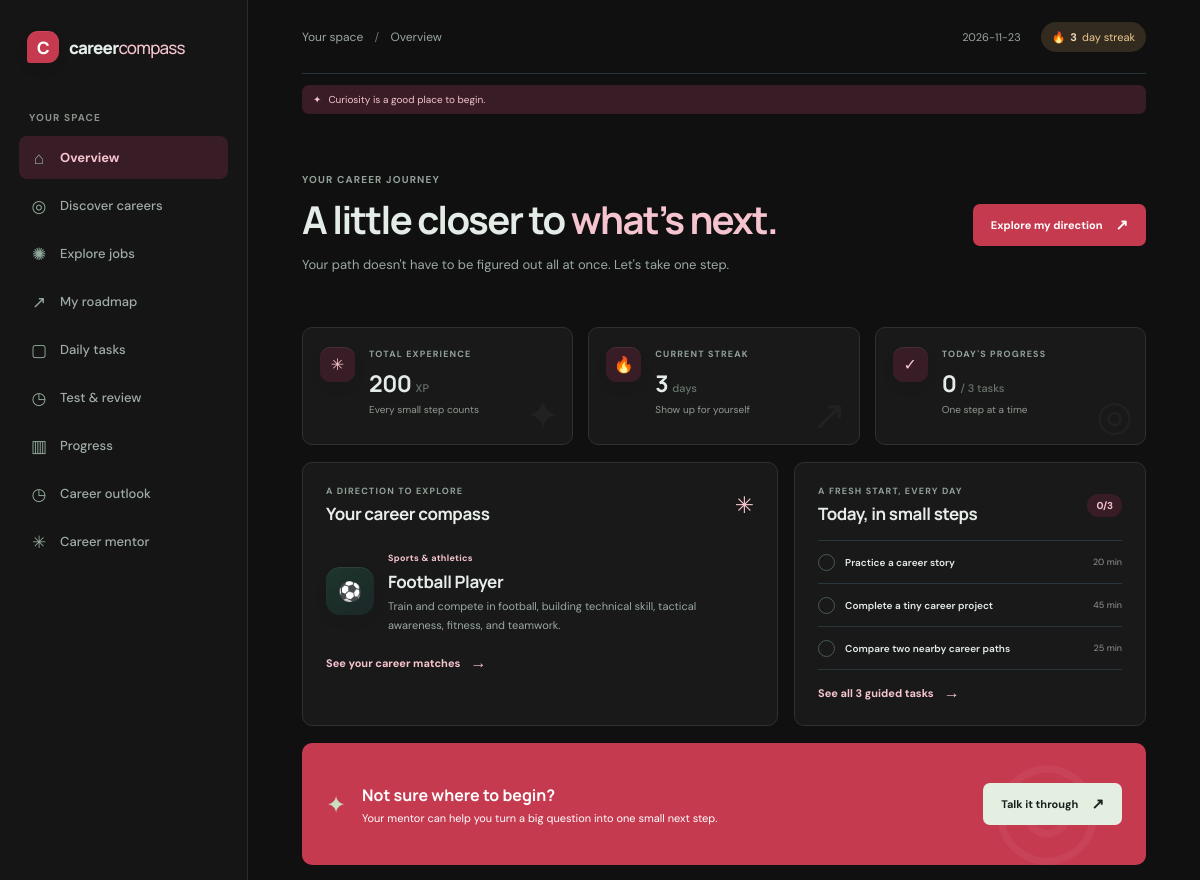
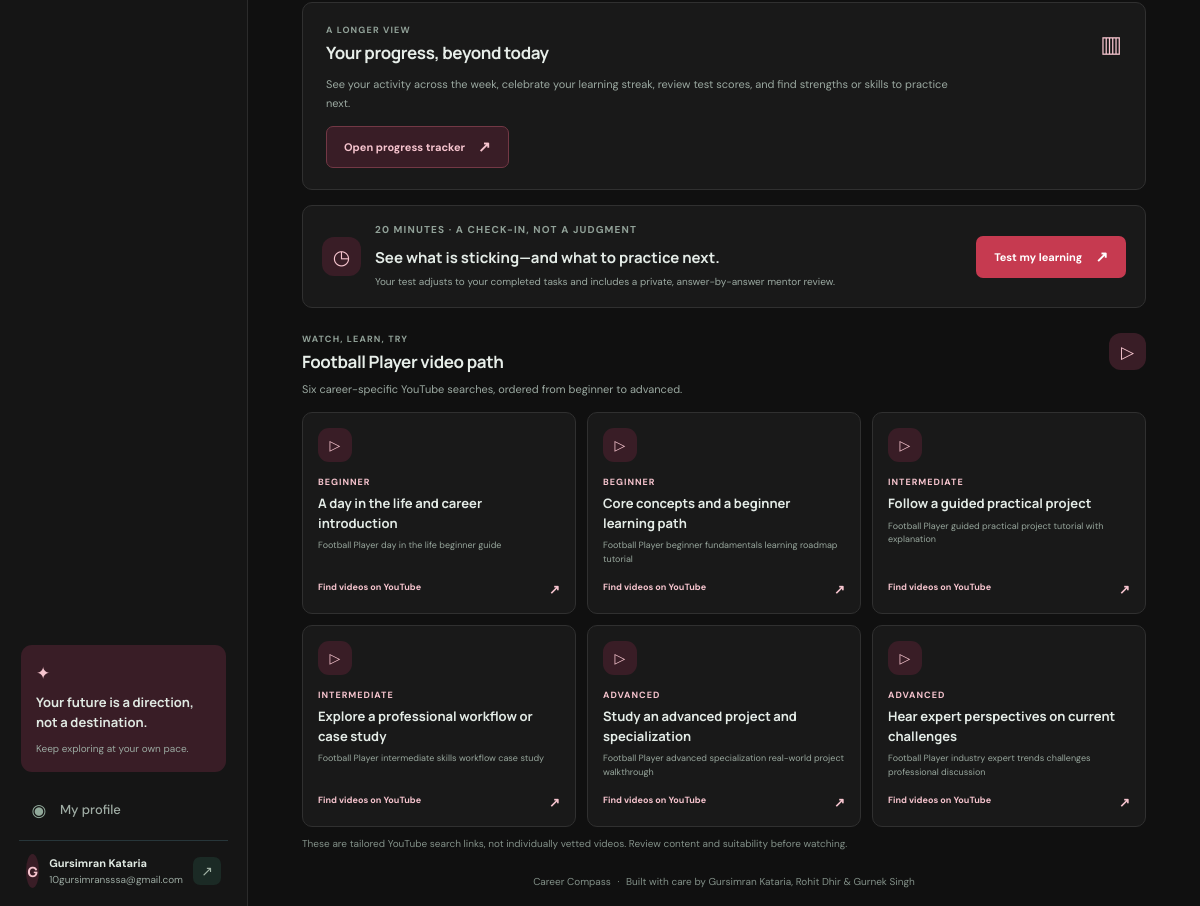
The page / (signed in) on the database its author committed (2 pictures, top to bottom).
### tables this page shows
CREATE TABLE users (
            id INTEGER PRIMARY KEY AUTOINCREMENT,
            display_name TEXT NOT NULL,
            email TEXT NOT NULL UNIQUE COLLATE NOCASE,
            password_hash TEXT NOT NULL,
            theme TEXT NOT NULL DEFAULT 'dark' CHECK (theme IN ('dark', 'light')),
            created_at TEXT NOT NULL
        , accent_color TEXT NOT NULL DEFAULT 'green', market_country TEXT NOT NULL DEFAULT 'IN');

CREATE TABLE user_progress (
            user_id INTEGER PRIMARY KEY REFERENCES users(id) ON DELETE CASCADE,
            xp INTEGER NOT NULL DEFAULT 0,
            streak INTEGER NOT NULL DEFAULT 0,
            last_active TEXT,
            selected_career TEXT
        );

### app.py (the view)
@app.get("/")
@login_required
def home():
    user_id = session["user_id"]
    progress = current_progress() or {}
    career = career_by_id(selected_career_id(progress))
    tasks = daily_task_plan(user_id, career)
    completions = get_db().execute(
        "SELECT COUNT(*) AS count FROM task_completions WHERE user_id = ? AND completed_on = ?",
        (user_id, date.today().isoformat()),
    ).fetchone()["count"]
    completed = {
        row["task_id"]
        for row in get_db()
        .execute(
            "SELECT task_id FROM task_completions WHERE user_id = ? AND completed_on = ?",
            (user_id, date.today().isoformat()),
        )
        .fetchall()
    }
    return render_template(
        "home.html",
        progress=progress,
        career=career,
        completions=completions,
        assessment=latest_assessment(user_id),
        tasks=tasks,
        completed=completed,
        videos=video_recommendations(career),
    )

### app.py (called while the page is built, shortened)
def get_db():
    if "db" not in g:
        if CLOUDFLARE_WORKER:
            from cloudflare_d1 import D1Database
            environment = request.environ.get("workers.env")
            if environment is None:
                raise RuntimeError("The Cloudflare Worker environment is unavailable.")
            g.db = D1Database(environment.DB)
        else:
            g.db = sqlite3.connect(DATABASE)
            g.db.row_factory = sqlite3.Row
            g.db.execute("PRAGMA foreign_keys = ON")
    return g.db

def login_required(view):
    @wraps(view)
    def wrapped(*args, **kwargs):
        if not session.get("user_id"):
            flash("Sign in to save and view your career progress.", "info")
            return redirect(url_for("login"))
        user = get_db().execute(
            "SELECT id FROM users WHERE id = ?", (session["user_id"],)
        ).fetchone()
        if user is None:
            session.clear()
            return redirect(url_for("login"))
        return view(*args, **kwargs)
    return wrapped

def current_user():
    user_id = session.get("user_id")
    if not user_id:
        return None
    return get_db().execute("SELECT * FROM users WHERE id = ?", (user_id,)).fetchone()

def current_progress():
    user_id = session.get("user_id")
    if not user_id:
        return None
    return get_db().execute(
        "SELECT * FROM user_progress WHERE user_id = ?", (user_id,)
    ).fetchone()

def selected_career_id(progress):
    if progress is None:
        return None
    try:
        return progress["selected_career"]
    except (TypeError, KeyError):
        return None

def daily_task_plan(user_id, career, plan_date=None):
    database = get_db()
    plan_date = plan_date or date.today()
    day_key = plan_date.isoformat()
    saved_plan = database.execute(
        "SELECT task_ids FROM daily_task_plans WHERE user_id = ? AND plan_date = ?",
        (user_id, day_key),
    ).fetchone()
    if saved_plan:
        task_ids = json.loads(saved_plan["task_ids"])
        available = {task["id"]: task for task in tasks_for_career(career)}
        if all(task_id in available for task_id in task_ids):
            return [available[task_id] for task_id in task_ids]

def csrf_token():
    if "csrf_token" not in session:
        session["csrf_token"] = secrets.token_urlsafe(32)
    return session["csrf_token"]

### templates/home.html (shortened to what this page needs)
{% extends "base.html" %}
{% block breadcrumb %}Overview{% endblock %}
{% block content %}
<section class="welcome-row">
  <div><p class="eyebrow">YOUR CAREER JOURNEY</p><h1>A little closer to <span>what’s next.</span></h1><p class="muted">Your path doesn't have to be figured out all at once. Let's take one step.</p></div>
  <a class="button button-dark" href="{{ url_for('assessment') }}">Explore my direction <span>↗</span></a>
</section>
<section class="stats-grid" aria-label="Your progress">
  <article class="stat-card"><span class="stat-icon mint">✳</span><div><span class="stat-label">TOTAL EXPERIENCE</span><strong class="stat-value">{{ progress.xp }} <small>XP</small></strong><span class="stat-foot">Every small step counts</span></div><span class="stat-decoration">✦</span></article>
  <article class="stat-card"><span class="stat-icon peach">🔥</span><div><span class="stat-label">CURRENT STREAK</span><strong class="stat-value">{{ progress.streak }} <small>days</small></strong><span class="stat-foot">Show up for yourself</span></div><span class="stat-decoration">↗</span></article>
  <article class="stat-card"><span class="stat-icon lavender">✓</span><div><span class="stat-label">TODAY'S PROGRESS</span><strong class="stat-value">{{ completions }} <small>/ {{ tasks|length }} tasks</small></strong><span class="stat-foot">One step at a time</span></div><span class="stat-decoration">◎</span></article>
</section>
<section class="dashboard-grid">
  <article class="panel direction-panel">
    <div class="panel-heading"><div><p class="eyebrow">A DIRECTION TO EXPLORE</p><h2>Your career compass</h2></div><span class="heading-mark">✳</span></div>
    {% if career %}
    <div class="career-feature"><div class="career-icon">{{ career.icon }}</div><div><span class="tag">{{ career.category }}</span><h3>{{ career.title }}</h3><p class="muted">{{ career.description }}</p></div></div>
    <a class="text-link" href="{{ url_for('results') }}">See your career matches <span>→</span></a>
    {% else %}
    <div class="empty-state"><span class="empty-icon">◎</span><h3>Your next chapter starts with curiosity.</h3><p class="muted">Answer a few questions and get career ideas grounded in what you enjoy.</p><a class="text-link" href="{{ url_for('assessment') }}">Take the assessment <span>→</span></a></div>
    {% endif %}
  </article>
  <article class="panel tasks-panel">
    <div class="panel-heading"><div><p class="eyebrow">A FRESH START, EVERY DAY</p><h2>Today, in small steps</h2></div><span class="task-count">{{ completions }}/{{ tasks|length }}</span></div>
    <div class="mini-task-list">
      {% for task in tasks[:3] %}
      <div class="mini-task"><span class="check-circle {% if task.id in completed %}is-done{% endif %}">{% if task.id in completed %}✓{% endif %}</span><span>{{ task.title }}</span><small>{{ task.duration }}</small></div>
      {% endfor %}
    </div>
    <a class="text-link" href="{{ url_for('tasks') }}">See all {{ tasks|length }} guided tasks <span>→</span></a>
  </article>
</section>
<section class="bottom-banner"><span class="banner-star">✦</span><div><h2>Not sure where to begin?</h2><p>Your mentor can help you turn a big question into one small next step.</p></div><a class="button button-light" href="{{ url_for('mentor') }}">Talk it through <span>↗</span></a><span class="banner-orbit">◎</span></section>
<section class="panel overview-progress">
  <div class="panel-heading"><div><p class="eyebrow">A LONGER VIEW</p><h2>Your progress, beyond today</h2></div><span class="heading-mark">▥</span></div>
  <p class="muted">See your activity across the week, celebrate your learning streak, review test scores, and find strengths or skills to practice next.</p>
  <a class="button button-outline" href="{{ url_for('progress_page') }}">Open progress tracker <span>↗</span></a>
</section>
<section class="panel home-test-invite"><div class="test-feature-icon">◷</div><div><p class="eyebrow">20 MINUTES · A CHECK-IN, NOT A JUDGMENT</p><h2>See what is sticking—and what to practice next.</h2><p class="muted">Your test adjusts to your completed tasks and includes a private, answer-by-answer mentor review.</p></div><a class="button button-dark" href="{{ url_for('learning_tests') }}">Test my learning <span>↗</span></a></section>
<section class="video-section">
  <div class="panel-heading"><div><p class="eyebrow">WATCH, LEARN, TRY</p><h2>{{ career.title if career else "Explore a career" }} video path</h2><p class="muted">Six career-specific YouTube searches, ordered from beginner to advanced.</p></div><span class="video-heading-icon">▷</span></div>
  <div class="video-grid">
    {% for video in videos %}
    <a class="panel video-card" href="{{ video.url }}" target="_blank" rel="noopener noreferrer">
      <span class="video-icon">▷</span><span class="video-level">{{ video.level }}</span>
      <h3>{{ video.title }}</h3><span class="video-query">{{ video.query }}</span>
      <span class="video-open">Find videos on YouTube <span>↗</span></span>
    </a>
    {% endfor %}
  </div>
  <p class="disclaimer">These are tailored YouTube search links, not individually vetted videos. Review content and suitability before watching.</p>
</section>
{% endblock %}

### templates/base.html (shortened to what this page needs)
<!doctype html>
<html lang="en">
<head>
  {% set user = current_user() %}
  {% set ui_theme = user.theme if user else browser_theme %}
  {% set ui_accent = user.accent_color if user and user.accent_color in accent_palettes else browser_accent_color %}
  {% set palette = accent_palettes[ui_accent] %}
  <link rel="stylesheet" href="{{ url_for('static', filename='style.css') }}">
</head>
<body class="theme-{{ ui_theme }} accent-{{ ui_accent }}" data-accent="{{ ui_accent }}" style="--accent: {{ palette.accent }}; --accent-deep: {{ palette.deep }}; --accent-soft: {{ palette.soft }}; --accent-glow: {{ palette.glow }}; --accent-on: {{ palette.on_accent }}; --accent-on-dark: {{ palette.on_accent_dark }};">
  <div class="app-shell">
    {% if user %}
    <aside class="sidebar">
      <a class="brand" href="{{ url_for('home') }}"><span class="brand-mark">C</span><span>career<span class="brand-light">compass</span></span></a>
      <p class="nav-label">YOUR SPACE</p>
      <nav class="main-nav" aria-label="Main navigation">
        <a class="nav-link {% if request.endpoint == 'home' %}active{% endif %}" href="{{ url_for('home') }}"><span class="nav-icon">⌂</span>Overview</a>
        <a class="nav-link {% if request.endpoint in ['assessment', 'results'] %}active{% endif %}" href="{{ url_for('assessment') }}"><span class="nav-icon">◎</span>Discover careers</a>
        <a class="nav-link {% if request.endpoint == 'careers' %}active{% endif %}" href="{{ url_for('careers') }}"><span class="nav-icon">✺</span>Explore jobs</a>
        <a class="nav-link {% if request.endpoint == 'roadmap' %}active{% endif %}" href="{{ url_for('roadmap') }}"><span class="nav-icon">↗</span>My roadmap</a>
        <a class="nav-link {% if request.endpoint == 'tasks' %}active{% endif %}" href="{{ url_for('tasks') }}"><span class="nav-icon">▢</span>Daily tasks</a>
        <a class="nav-link " href="{{ url_for('learning_tests') }}"><span class="nav-icon">◷</span>Test & review</a>
        <a class="nav-link {% if request.endpoint == 'progress_page' %}active{% endif %}" href="{{ url_for('progress_page') }}"><span class="nav-icon">▥</span>Progress</a>
        <a class="nav-link {% if request.endpoint == 'career_insights' %}active{% endif %}" href="{{ url_for('career_insights') }}"><span class="nav-icon">◷</span>Career outlook</a>
        <a class="nav-link {% if request.endpoint == 'mentor' %}active{% endif %}" href="{{ url_for('mentor') }}"><span class="nav-icon">✳</span>Career mentor</a>
      </nav>
      <div class="sidebar-bottom">
        <div class="sidebar-note"><span class="note-spark">✦</span><p>Your future is a direction, not a destination.</p><span class="note-caption">Keep exploring at your own pace.</span></div>
        <a class="nav-link {% if request.endpoint == 'profile' %}active{% endif %}" href="{{ url_for('profile') }}"><span class="nav-icon">◉</span>My profile</a>
        <div class="user-chip"><span class="avatar">{{ user.display_name[:1]|upper }}</span><span><strong>{{ user.display_name }}</strong><small>{{ user.email }}</small></span><form method="post" action="{{ url_for('logout') }}"><input type="hidden" name="csrf_token" value="{{ csrf_token() }}"><button class="signout-button" type="submit" aria-label="Sign out">↗</button></form></div>
      </div>
    </aside>
    {% endif %}
    <main class="main-content {% if not user %}auth-main{% endif %}">
      {% if user %}
      <header class="topbar"><span class="breadcrumb">Your space <span>/</span> {% block breadcrumb %}Overview{% endblock %}</span><div class="topbar-right"><span class="topbar-date">{{ today }}</span><a class="streak-pill" href="{{ url_for('profile') }}">🔥 <strong>{{ current_progress().streak }}</strong> day streak</a></div></header>
      <p class="motivation-quote"><span>✦</span> {{ motivation_quote }}</p>
      {% else %}
      <header class="auth-topbar"><a class="brand" href="{{ url_for('login') }}"><span class="brand-mark">C</span><span>career<span class="brand-light">compass</span></span></a><span>Find a direction that feels like yours.</span></header>
      {% endif %}
      {% block content %}{% endblock %}
      {% if user %}<footer class="footer">Career Compass <span>·</span> Built with care by Gursimran Kataria, Rohit Dhir &amp; Gurnek Singh</footer>{% else %}<footer class="footer">Career Compass <span>·</span> A project by Gursimran Kataria, Rohit Dhir &amp; Gurnek Singh</footer>{% endif %}
    </main>
  </div>
</body>
</html>

### rows shown on the page
users: display_name "G", display_name "Gursimran Kataria", email "10gursimransssa@gmail.com"
user_progress: streak "3", xp "200"

### other values the page prints
{{ motivation_quote }} "Curiosity is a good place to begin."
{{ completions }} "0"
{{ tasks|length }} "3"
{{ career.icon }} "⚽"
{{ career.category }} "Sports & athletics"
{{ career.title }} "Football Player"
{{ career.description }} "Train and compete in football, building technical skill, tactical awareness, fitness, and teamwork."
{{ task.title }} "Practice a career story" "Complete a tiny career project" "Compare two nearby career paths"
{{ task.duration }} "20 min" "45 min" "25 min"
{{ career.title if career else "Explore a career" }} "Football Player"
{{ video.level }} "BEGINNER" "BEGINNER" "INTERMEDIATE" "INTERMEDIATE" "ADVANCED" "ADVANCED"
{{ video.title }} "A day in the life and career introduction" "Core concepts and a beginner learning path" "Follow a guided practical project" "Explore a professional workflow or case study" "Study an advanced project and specialization" "Hear expert perspectives on current challenges"
{{ video.query }} "Football Player day in the life beginner guide" "Football Player beginner fundamentals learning roadmap tutorial" "Football Player guided practical project tutorial with explanation" "Football Player intermediate skills workflow case study" "Football Player advanced specialization real-world project walkthrough" "Football Player industry expert trends challenges professional discussion"
